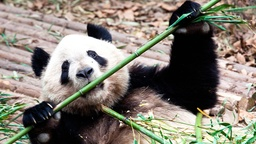
#> input picture lab3/Panda.jpg, 256 x 144 px, shrunk from 1024 x 576 before the run
$ python main.py
#> lines starting #> are read from the running program, lines starting #| are printed output that depends on the picture
import numpy as np
import matplotlib.pyplot as plt

class Model:
    def __init__(self, img_path: str, theta:float = 0.001) -> None:
        self.k_vals = [2,3,10,20,40]
        self.img_data = self.read_image(img_path)
        self.img_H, self.img_W, _ = self.img_data.shape

        self.flat_img_data = self.reshape_image(self.img_data)

        self.centers = None
        self.labels = None
        self.theta = theta

    @staticmethod
    def read_image(path: str) -> np.ndarray:
        """Reads an image from the specified path and returns it as a numpy array."""
#> called with path = 'Panda.jpg'
        image = plt.imread(path)
#> image is the input picture: shape (144, 256, 3); mean R, G, B 131.5, 125.5, 115.1
        if image.dtype == np.uint8:
            image = image / 255.0  # Normalize if in uint8 format
        return image

    @staticmethod
    def reshape_image(img_data) -> np.ndarray:
        """Reshapes the image data into a 2D array where each row is a pixel and each column is a color channel."""
        return img_data.reshape(-1, 3)  # Only take RGB data, ignore H and W values.

    @staticmethod
    def calculate_rmse(original: np.ndarray, reconstructed: np.ndarray) -> float:
        """Calculates the Root Mean Square Error between the original and reconstructed images."""
        diff = original - reconstructed
        mse = np.mean(np.square(diff))
        rmse = np.sqrt(mse)
        return rmse

    @staticmethod
    def initialize_centers_random(k: int, data: np.ndarray) -> np.ndarray:
        """Randomly initializes k cluster centers from the data points."""
        indices = np.random.choice(data.shape[0], k, replace=False)
        centers = data[indices]
        return centers

    @staticmethod
    def initialize_centers_spread(k:int, data: np.ndarray) -> np.ndarray:
        """Randomly initializes k cluster centers from the data points."""
        centers = [data[np.random.randint(data.shape[0])]]
        for _ in range(1, k):
            # Compute distance from each pixel to its nearest center
            distances = np.min(np.linalg.norm(data[:, None] - np.array(centers)[None, :], axis=2), axis=1)
            # Pick the pixel farthest from current centers
            next_center = data[np.argmax(distances)]
            centers.append(next_center)
        centers = np.array(centers)
        return centers

    @staticmethod
    def group_clusters(data: np.ndarray, centers: np.ndarray) -> np.ndarray:
        """Assigns each data point to the nearest cluster center."""
        # Compute squared Euclidean distance between each data point and each center
        dists_sq = np.sum((data[:, None, :] - centers[None, :, :]) ** 2, axis=2)

        # Find the index of the closest center for each point
        labels = np.argmin(dists_sq, axis=1)
        return labels

    @staticmethod
    def update_centers(data: np.ndarray, labels: np.ndarray, k: int) -> np.ndarray:
        """Updates the cluster centers based on the current assignments."""
        centers = np.zeros((k,3))

        for i in range(k):
            cluster_pixels = data[labels == i]
            if len(cluster_pixels) > 0:
                centers[i] = np.mean(cluster_pixels, axis=0)
            else:
                centers[i] = data[np.random.randint(data.shape[0])]

        return centers

    def reconstruct_image(self) -> np.ndarray:
        """Reconstructs the image from the clustered data."""
        reconstructed_data = self.centers[self.labels]
        reconstructed_image = reconstructed_data.reshape(self.img_H, self.img_W, 3)
        return reconstructed_image

    def run_model(self, k: int, init_method: str = 'random', max_iters: int = 100) -> dict:
        """Runs the K-means clustering algorithm for a single k value."""
        # Initialize centers
        if init_method == 'random':
            self.centers = self.initialize_centers_random(k, self.flat_img_data)
        elif init_method == 'spread':
            self.centers = self.initialize_centers_spread(k, self.flat_img_data)
        else:
            raise ValueError("Invalid initialization method. Choose 'random' or 'spread'.")

        # Initialize for convergence check
        rmse_prev = float('inf')
        iterations = 0

        # K-means loop
        while iterations < max_iters:
            iterations += 1

            # Assignment step
            self.labels = self.group_clusters(self.flat_img_data, self.centers)

            # Update step
            self.centers = self.update_centers(self.flat_img_data, self.labels, k)

            # Calculate RMSE
            reconstructed_image = self.reconstruct_image()
            rmse_curr = self.calculate_rmse(self.img_data, reconstructed_image)

            # Check convergence (relative change)
            if iterations > 1:  # Skip first iteration
                relative_change = (rmse_prev - rmse_curr) / rmse_prev
                if relative_change < self.theta:
                    break

            rmse_prev = rmse_curr

        # Store results
        results = {
            'k': k,
            'init_method': init_method,
            'rmse': rmse_curr,
            'iterations': iterations,
            'reconstructed_image': reconstructed_image,
            'converged': iterations < max_iters
        }

        return results


if __name__ == "__main__":
    img_path = 'Panda.jpg'
    img_name = img_path.split('/')[-1].split('.')[0]
    model = Model(img_path, theta=0.001)

    for k in model.k_vals:
        run_num = 0
        for init_method in ['random', 'random', 'spread']:
            run_num += 1
            results = model.run_model(k, init_method)
            print(f"K: {results['k']}, Init: {results['init_method']}, RMSE: {results['rmse']:.4f}, "
                  f"Iterations: {results['iterations']}, Converged: {results['converged']}")

            # Optionally display the reconstructed image
            plt.imshow(results['reconstructed_image'])
            plt.title(f'K={k}, Init={init_method}, RMSE={results["rmse"]:.4f}, Iter={results["iterations"]}')
            plt.axis('off')
            # plt.show()
            plt.savefig(f'results/{img_name}/{img_name}_k{k}_init{init_method}_run{run_num}.png')
#> this loop made 5 passes
#> pass 1, in reconstruct_image, `reconstructed_image = reconstructed_data.reshape(self.img_H, self.img_..`:
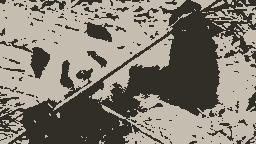
#> reconstructed_image: shape (144, 256, 3) float64; mean of channels 0, 1, 2 0.516, 0.492, 0.451; drawn as R, G, B
#> pass 1, in calculate_rmse, `diff = original - reconstructed`:
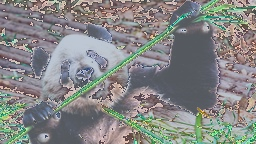
#> diff: shape (144, 256, 3) float64; mean R, G, B 4.69e-14, 3.75e-14, 2.34e-14; drawn with min black and max white
#> pass 1, `plt.savefig(f'results/{img_name}/{img_name}_k{k}_init{init_method}_run..`:
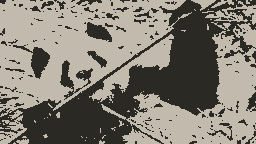
#> shown: shape (144, 256, 3) float64; mean R, G, B 0.516, 0.492, 0.451
#> pass 1, `plt.savefig(f'results/{img_name}/{img_name}_k{k}_init{init_method}_run..`:
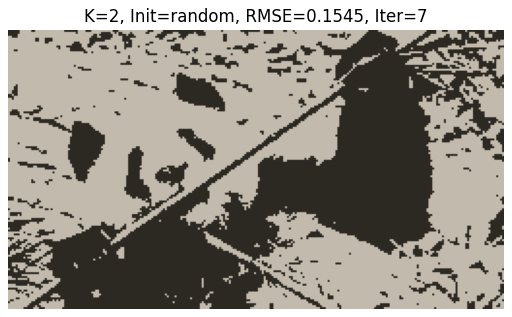
#> figure drawn by matplotlib, 1 panel
#> pass 1, `plt.savefig(f'results/{img_name}/{img_name}_k{k}_init{init_method}_run..`:
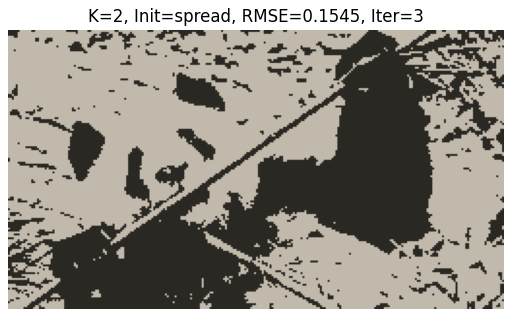
#> figure drawn by matplotlib, 1 panel
#> pass 2, `plt.savefig(f'results/{img_name}/{img_name}_k{k}_init{init_method}_run..`:
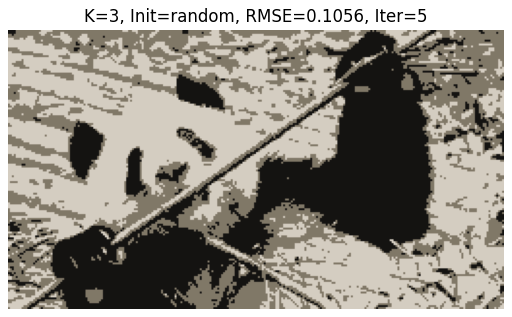
#> figure drawn by matplotlib, 1 panel
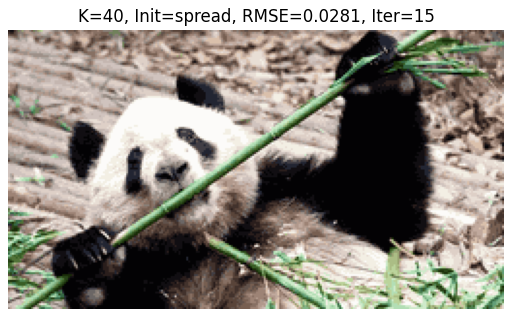
#> figure drawn by matplotlib, 1 panel
